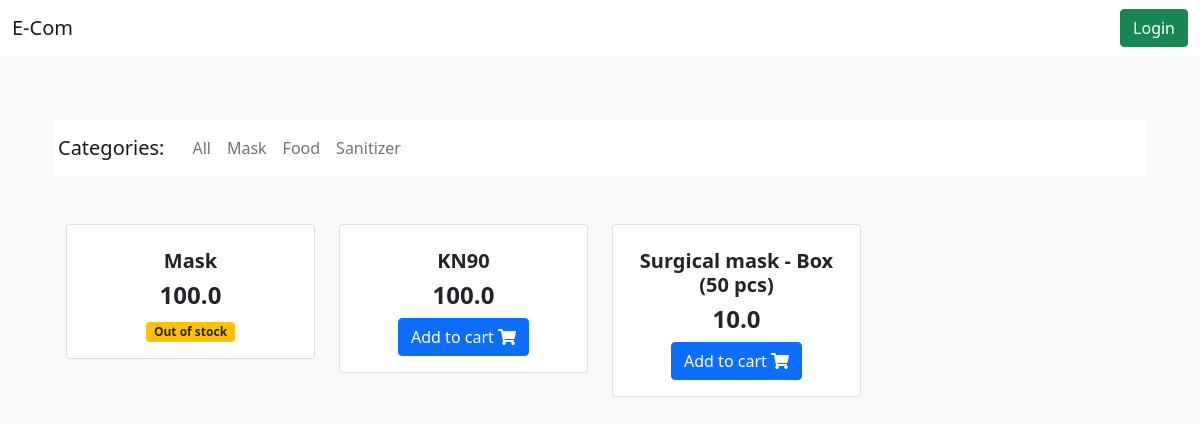
Screenshot of /?category=Mask with the database file from the repository.
### store/models.py (models this page shows, shortened)
class Category(models.Model):
    name = models.CharField(max_length=20)

class Item(models.Model):
    title = models.CharField(max_length=100)
    price = models.FloatField()
    current_stock = models.IntegerField()
    category = models.ForeignKey(Category, on_delete=models.CASCADE)
    slug = models.SlugField()
    def get_add_to_cart_url(self):
        return reverse("core:add-to-cart", kwargs={
            'slug': self.slug
        })

### store/views.py (the view)
# urls.py: path('', HomeView.as_view(), name='home'),
class HomeView(ListView):
    model = Item
    template_name = "home.html"
    def get_context_data(self, **kwargs):
        context = super().get_context_data(**kwargs)
        category = self.request.GET.get("category")
        context['categories'] = Category.objects.all()
        if category:
            context['items'] = Item.objects.filter(category__name=category)
        else:
            context['items'] = Item.objects.all()
        return context

### templates/home.html (shortened to what this page needs)
{% extends "base.html" %}
{% block content %}
    <main>
        <div class="container">
            <nav class="navbar navbar-expand-lg navbar-light bg-white mt-5 mb-5">
                <span class="navbar-brand p-1">Categories:</span>
                <div class="collapse navbar-collapse" id="basicExampleNav">
                    <ul class="navbar-nav mr-auto">
                        <li class="nav-item">
                            <a class="nav-link" href="/">All</a>
                        </li>
                        {% for category in categories %}
                            <li class="nav-item">
                                <a class="nav-link" href="/?category={{ category.name }}">{{ category.name }}</a>
                            </li>
                        {% endfor %}
                    </ul>
                </div>
            </nav>
            <div class="text-center mb-4 container">
                <div class="row">
                    {% for item in items %}
                        <div class="col-lg-3 col-md-6 mb-4">
                            <div class="card">
                                <div class="card-body text-center">
                                    <h5>
                                        <strong>
                                            {{ item.title }}
                                        </strong>
                                    </h5>
                                    <h4 class="font-weight-bold blue-text">
                                        <strong> {{ item.price }} </strong>
                                    </h4>
                                    {% if item.current_stock > 1 %}
                                        <a href="{{ item.get_add_to_cart_url }}" class="btn btn-primary btn-md my-0 p">
                                            Add to cart
                                            <i class="fas fa-shopping-cart ml-1"></i>
                                        </a>
                                    {% else %}
                                        <span class="badge bg-warning text-dark">Out of stock</span>
                                    {% endif %}
                                </div>
                            </div>
                        </div>
                    {% endfor %}
                </div>
            </div>
        </div>
    </main>
{% endblock content %}

### templates/base.html (style rules this page uses)
html, body, header, .carousel { height: 60vh; }

### rows the page displays
Category: name "Mask"
Category: name "Food"
Category: name "Sanitizer"
Item: title "Mask", price "100.0", current_stock "Out of stock"
Item: title "KN90", price "100.0"
Item: title "Surgical mask - Box (50 pcs)", price "10.0"
